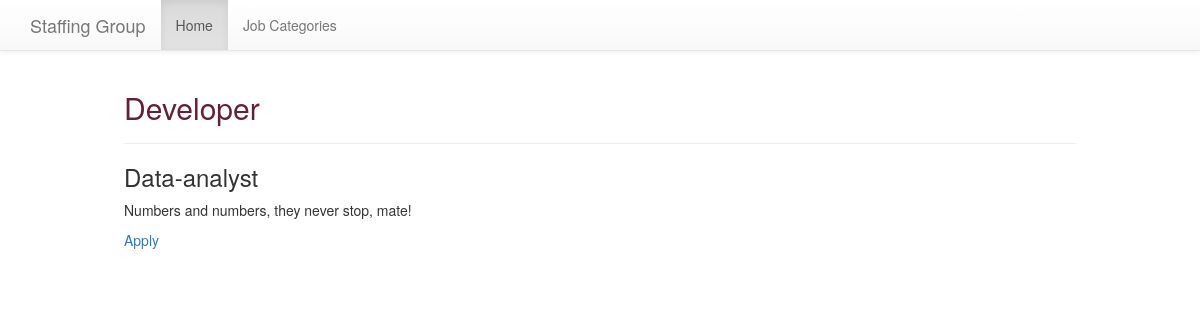
Page /job_categories/1/t3/ on the committed database.
### sectors/models.py (models this page shows, shortened)
class Job(models.Model):
    title = models.CharField(max_length=255)
    description = models.TextField()
    order = models.IntegerField(default=0)
    sector = models.ForeignKey(Sector)
    class Meta:
        abstract = True
        ordering = ['order', ]

class Text(Job):
    content = models.TextField(blank=True, default="")

class Sector(models.Model):
    created_at = models.DateTimeField(auto_now_add=True)
    title = models.CharField(max_length=255)
    description = models.TextField(default="")

### sectors/views.py (the view)
# urls.py: url(r'(?P<sector_pk>\d+)/t(?P<job_pk>\d+)/$', views.text_detail, name='text'),
def text_detail(request, sector_pk, job_pk):
    job = get_object_or_404(models.Text, sector_id=sector_pk, pk=job_pk)
    return render(request, 'sectors/job_detail.html', {'job': job})

### sectors/templates/sectors/job_detail.html (shortened to what this page needs)
{% extends 'layout.html' %}
{% block content %}
    <article>
        <div class="page-header">
            <h2><a href="{% url 'sectors:detail' pk=job.sector.pk %}">{{ job.sector.title }}</a></h2>
        </div>
        <h3>{{ job.title }}</h3>
        {{ job.content|linebreaks }}
        <p><a href="{% url 'sectors:apply' sector_pk=job.sector.pk job_pk=job.pk %}">Apply</a></p>
    </article>
{% endblock %}

### assets/css/layout.css (style rules this page uses)
html { box-sizing: border-box; }
*, *::after, *::before { box-sizing: inherit; }
article h2 a, article h3 a { color: #642039; text-decoration: none; }

### rows in the picture
Text: sector "Developer", title "Data-analyst", content "Numbers and numbers, they never stop, mate!"
